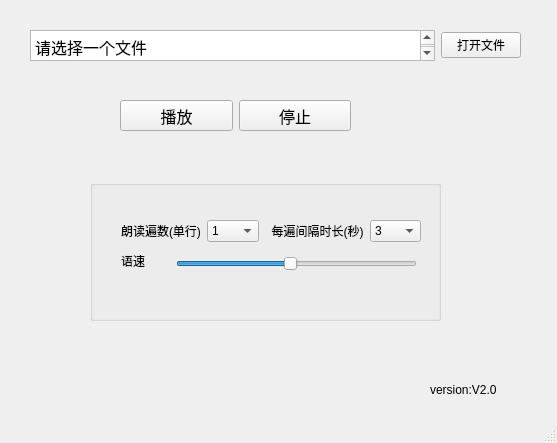
<?xml version="1.0" encoding="UTF-8"?>
<ui version="4.0">
 <class>MainWindow</class>
 <widget class="QMainWindow" name="MainWindow">
  <property name="geometry">
   <rect>
    <x>0</x>
    <y>0</y>
    <width>557</width>
    <height>443</height>
   </rect>
  </property>
  <property name="windowTitle">
   <string>MainWindow</string>
  </property>
  <widget class="QWidget" name="centralwidget">
   <widget class="QGroupBox" name="groupBox">
    <property name="geometry">
     <rect>
      <x>90</x>
      <y>180</y>
      <width>351</width>
      <height>141</height>
     </rect>
    </property>
    <property name="title">
     <string/>
    </property>
    <widget class="QSlider" name="rate">
     <property name="geometry">
      <rect>
       <x>86</x>
       <y>73</y>
       <width>241</width>
       <height>22</height>
      </rect>
     </property>
     <property name="minimum">
      <number>1</number>
     </property>
     <property name="maximum">
      <number>20</number>
     </property>
     <property name="pageStep">
      <number>2</number>
     </property>
     <property name="value">
      <number>10</number>
     </property>
     <property name="sliderPosition">
      <number>10</number>
     </property>
     <property name="orientation">
      <enum>Qt::Horizontal</enum>
     </property>
    </widget>
    <widget class="QLabel" name="label_2">
     <property name="geometry">
      <rect>
       <x>31</x>
       <y>73</y>
       <width>24</width>
       <height>16</height>
      </rect>
     </property>
     <property name="text">
      <string>语速</string>
     </property>
    </widget>
    <widget class="QWidget" name="layoutWidget">
     <property name="geometry">
      <rect>
       <x>31</x>
       <y>40</y>
       <width>300</width>
       <height>22</height>
      </rect>
     </property>
     <layout class="QHBoxLayout" name="horizontalLayout_2">
      <item>
       <widget class="QLabel" name="label">
        <property name="text">
         <string>朗读遍数(单行)</string>
        </property>
       </widget>
      </item>
      <item>
       <widget class="QComboBox" name="times">
        <item>
         <property name="text">
          <string>1</string>
         </property>
        </item>
        <item>
         <property name="text">
          <string>2</string>
         </property>
        </item>
        <item>
         <property name="text">
          <string>3</string>
         </property>
        </item>
        <item>
         <property name="text">
          <string>4</string>
         </property>
        </item>
        <item>
         <property name="text">
          <string>5</string>
         </property>
        </item>
       </widget>
      </item>
      <item>
       <widget class="QLabel" name="label_3">
        <property name="text">
         <string>  每遍间隔时长(秒)</string>
        </property>
       </widget>
      </item>
      <item>
       <widget class="QComboBox" name="interval">
        <property name="currentText">
         <string>3</string>
        </property>
        <property name="currentIndex">
         <number>2</number>
        </property>
        <item>
         <property name="text">
          <string>1</string>
         </property>
        </item>
        <item>
         <property name="text">
          <string>2</string>
         </property>
        </item>
        <item>
         <property name="text">
          <string>3</string>
         </property>
        </item>
        <item>
         <property name="text">
          <string>4</string>
         </property>
        </item>
        <item>
         <property name="text">
          <string>5</string>
         </property>
        </item>
        <item>
         <property name="text">
          <string>6</string>
         </property>
        </item>
        <item>
         <property name="text">
          <string>7</string>
         </property>
        </item>
        <item>
         <property name="text">
          <string>8</string>
         </property>
        </item>
        <item>
         <property name="text">
          <string>9</string>
         </property>
        </item>
        <item>
         <property name="text">
          <string>10</string>
         </property>
        </item>
       </widget>
      </item>
     </layout>
    </widget>
   </widget>
   <widget class="QWidget" name="layoutWidget">
    <property name="geometry">
     <rect>
      <x>30</x>
      <y>30</y>
      <width>491</width>
      <height>31</height>
     </rect>
    </property>
    <layout class="QHBoxLayout" name="horizontalLayout">
     <item>
      <widget class="QTextEdit" name="fileDir">
       <property name="font">
        <font>
         <pointsize>12</pointsize>
        </font>
       </property>
       <property name="readOnly">
        <bool>true</bool>
       </property>
       <property name="html">
        <string>&lt;!DOCTYPE HTML PUBLIC &quot;-//W3C//DTD HTML 4.0//EN&quot; &quot;http://www.w3.org/TR/REC-html40/strict.dtd&quot;&gt;
&lt;html&gt;&lt;head&gt;&lt;meta name=&quot;qrichtext&quot; content=&quot;1&quot; /&gt;&lt;style type=&quot;text/css&quot;&gt;
p, li { white-space: pre-wrap; }
&lt;/style&gt;&lt;/head&gt;&lt;body style=&quot; font-family:'SimSun'; font-size:12pt; font-weight:400; font-style:normal;&quot;&gt;
&lt;p style=&quot; margin-top:0px; margin-bottom:0px; margin-left:0px; margin-right:0px; -qt-block-indent:0; text-indent:0px;&quot;&gt;请选择一个文件&lt;/p&gt;&lt;/body&gt;&lt;/html&gt;</string>
       </property>
      </widget>
     </item>
     <item>
      <widget class="QPushButton" name="openFile">
       <property name="text">
        <string>打开文件</string>
       </property>
      </widget>
     </item>
    </layout>
   </widget>
   <widget class="QLabel" name="label_4">
    <property name="geometry">
     <rect>
      <x>430</x>
      <y>380</y>
      <width>81</width>
      <height>20</height>
     </rect>
    </property>
    <property name="text">
     <string>version:V2.0</string>
    </property>
   </widget>
   <widget class="QWidget" name="">
    <property name="geometry">
     <rect>
      <x>120</x>
      <y>100</y>
      <width>231</width>
      <height>31</height>
     </rect>
    </property>
    <layout class="QHBoxLayout" name="horizontalLayout_3">
     <item>
      <widget class="QPushButton" name="play">
       <property name="font">
        <font>
         <pointsize>12</pointsize>
        </font>
       </property>
       <property name="styleSheet">
        <string notr="true"/>
       </property>
       <property name="text">
        <string>播放</string>
       </property>
      </widget>
     </item>
     <item>
      <widget class="QPushButton" name="stop">
       <property name="font">
        <font>
         <pointsize>12</pointsize>
        </font>
       </property>
       <property name="styleSheet">
        <string notr="true"/>
       </property>
       <property name="text">
        <string>停止</string>
       </property>
      </widget>
     </item>
    </layout>
   </widget>
  </widget>
  <widget class="QMenuBar" name="menubar">
   <property name="geometry">
    <rect>
     <x>0</x>
     <y>0</y>
     <width>557</width>
     <height>23</height>
    </rect>
   </property>
  </widget>
  <widget class="QStatusBar" name="statusbar"/>
 </widget>
 <resources/>
 <connections/>
</ui>
